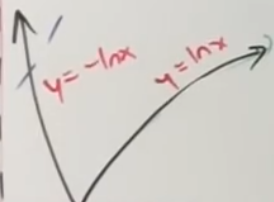
#> input picture ChalkStream/diagram_vectorization/input.png, 274 x 202 px
$ python diagram_vectorization.py
#> lines starting #> are read from the running program, lines starting #| are printed output that depends on the picture; after the words box and inside, x2 and y2 are one past the last pixel; in counts of white or black regions, pixels touching at a corner belong together
import cv2
import numpy as np
from sklearn.mixture import GaussianMixture


if __name__ == "__main__":
    # Load grayscale
    img_path = "input.png"
    img = cv2.imread(img_path)
#> img is the input picture: shape (202, 274, 3); mean B, G, R 202.5, 207.3, 211.6
    if img is None:
        raise FileNotFoundError(f"Could not read {img_path}")
    gray = cv2.cvtColor(img, cv2.COLOR_BGR2GRAY)
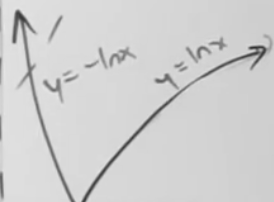
#> gray: shape (202, 274); min 50, max 231, mean 208.1


    binary = cv2.adaptiveThreshold(
        gray, 255,
        cv2.ADAPTIVE_THRESH_GAUSSIAN_C,
        cv2.THRESH_BINARY,
        blockSize=31,  # odd
        C=5
    )
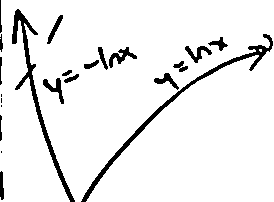
#> binary: shape (202, 274); 92.9% white; 22 black regions (4 under 20 px), largest, box (x1, y1, x2, y2) and area: (81, 34, 273, 202) 1229, (12, 9, 75, 202) 1164, (109, 47, 137, 68) 211

    more_white = np.count_nonzero(binary) > (binary.size // 2)
#> more_white = True

    if more_white:
        binary = cv2.bitwise_not(binary)

    color = cv2.bitwise_and(img, img, mask=binary)
    inv_mask = cv2.bitwise_not(color)
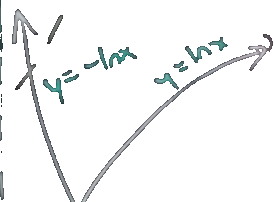
#> inv_mask: shape (202, 274, 3); mean B, G, R 245.5, 245.3, 244.2

    color[inv_mask == 255] = 255
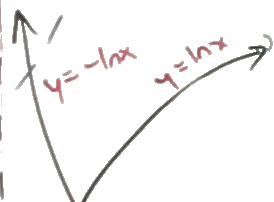
#> color: shape (202, 274, 3); mean B, G, R 246.3, 246.5, 247.6

    hsv = cv2.cvtColor(color, cv2.COLOR_BGR2HSV)
#> hsv: shape (202, 274, 3); mean H, S, V 4, 2.1, 247.6
    h, s, v = cv2.split(hsv)
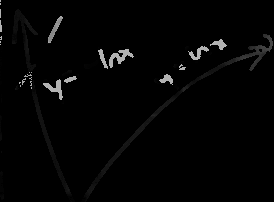
#> h: shape (202, 274); min 0, max 179, mean 4
    s = np.clip(s * 2.2, 0, 255).astype(np.uint8)
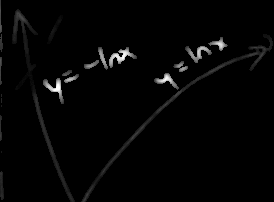
#> s: shape (202, 274); min 0, max 255, mean 4.7
    hsv_enhanced = cv2.merge([h, s, v])
#> hsv_enhanced: shape (202, 274, 3); mean H, S, V 4, 4.7, 247.6
    result = cv2.cvtColor(hsv_enhanced, cv2.COLOR_HSV2BGR)
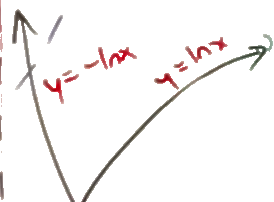
#> result: shape (202, 274, 3); mean B, G, R 244.7, 245, 247.5


    cv2.imshow("gray", color)
    cv2.imshow("GMM Cutoff", result)
    cv2.waitKey(0)
    cv2.destroyAllWindows()
